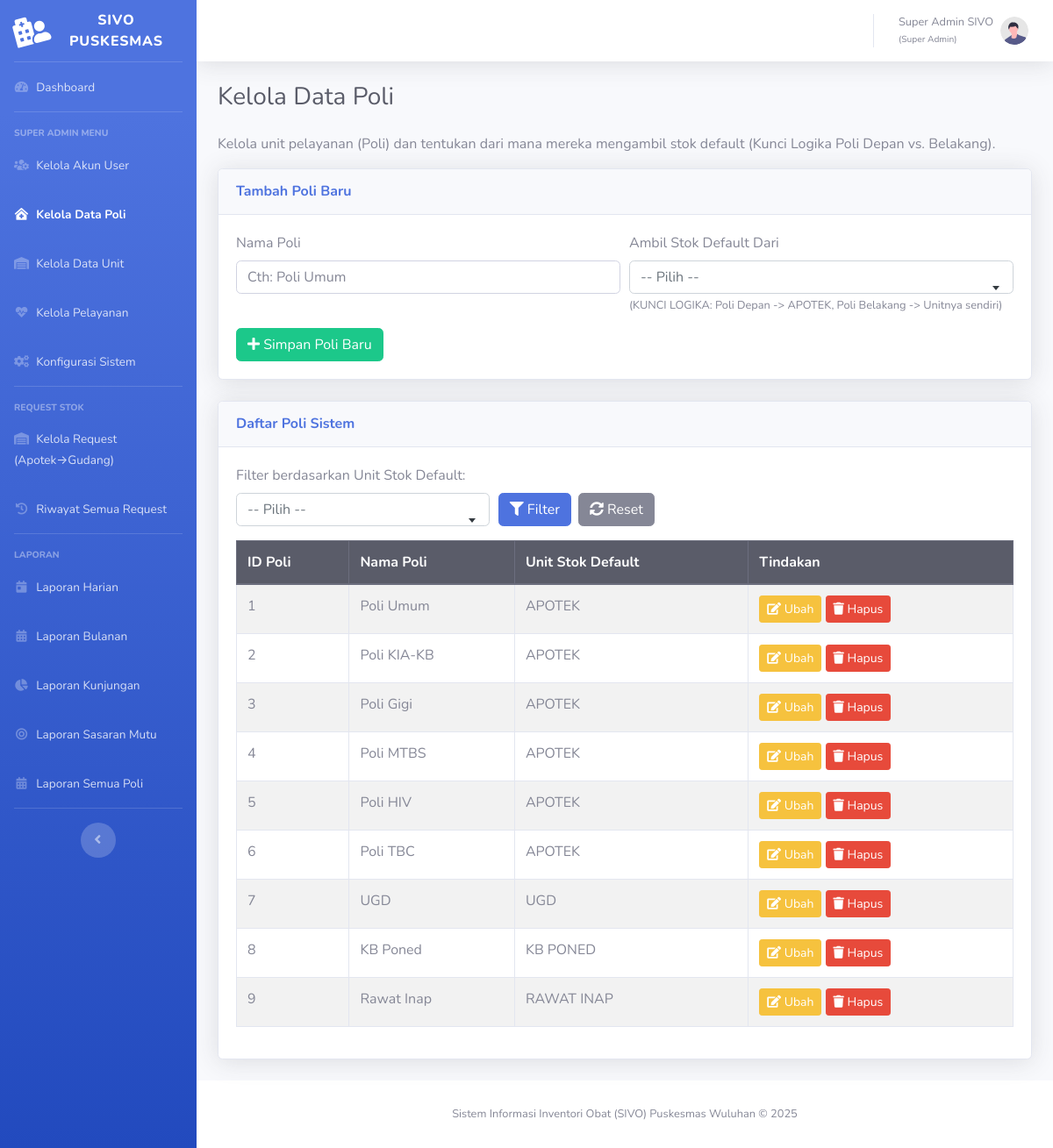
Screenshot of /master/data_poli.php (signed in) with the database file from the repository.
### tables this page shows
CREATE TABLE `tbl_poli` (
  `id_poli` int(11) NOT NULL,
  `id_unit_stok_default` int(11) NOT NULL COMMENT 'KUNCI #1: Link ke sumber stok Poli (Poli Gigi -> Apotek, UGD -> UGD)',
  `nama_poli` varchar(100) NOT NULL COMMENT 'Cth: Poli Umum, Poli Gigi, UGD, Rawat Inap'
);

CREATE TABLE `tbl_unit` (
  `id_unit` int(11) NOT NULL,
  `nama_unit` varchar(50) NOT NULL COMMENT 'Cth: GUDANG, APOTEK, UGD, RAWAT INAP, KB PONED'
);

### master/data_poli.php (the view, shortened to what this page needs)
<?php
require_once '../config.php';
$page_title = "Kelola Data Poli";
try {
    $filter_unit_id = isset($_GET['filter_unit']) ? $_GET['filter_unit'] : '';
    $sql_poli = "SELECT
                   p.id_poli,
                   p.nama_poli,
                   u.nama_unit AS nama_unit_default
                 FROM
                   tbl_poli p
                 JOIN
                   tbl_unit u ON p.id_unit_stok_default = u.id_unit";
    $params = [];
    $sql_poli .= " ORDER BY p.id_poli ASC";
    $stmt_poli_list = $pdo->prepare($sql_poli);
    $stmt_poli_list->execute($params);
    $polis = $stmt_poli_list->fetchAll();
} catch (PDOException $e) {
    die("Error mengambil data: " . $e->getMessage());
}
include '../templates/header.php';
?>
<main class="content">
    <h1 class="h3 mb-4 text-gray-800"><?php echo htmlspecialchars($page_title); ?></h1>
    <p>Kelola unit pelayanan (Poli) dan tentukan dari mana mereka mengambil stok default (Kunci Logika Poli Depan vs. Belakang).</p>
    <div class="card shadow mb-4">
        <div class="card-header py-3">
            <h6 class="m-0 font-weight-bold text-primary">Tambah Poli Baru</h6>
        </div>
        <div class="card-body">
            <form action="<?php echo BASE_URL; ?>master/proses_crud_poli.php" method="POST">
                <div class="form-row">
                    <div class="col-md-6">
                        <div class="form-group">
                            <label for="nama_poli">Nama Poli</label>
                            <input type="text" id="nama_poli" name="nama_poli" class="form-control" placeholder="Cth: Poli Umum" required>
                        </div>
                    </div>
                    <div class="col-md-6">
                         <div class="form-group">
                            <label for="id_unit_stok_default">Ambil Stok Default Dari</label>
                            <small class="form-text text-muted">(KUNCI LOGIKA: Poli Depan -> APOTEK, Poli Belakang -> Unitnya sendiri)</small>
                        </div>
                    </div>
                </div>
                <button type="submit" class="btn btn-success">
                    <i class="fas fa-plus"></i> Simpan Poli Baru
                </button>
            </form>
        </div>
    </div>
    <div class="card shadow mb-4">
        <div class="card-header py-3 d-flex flex-row align-items-center justify-content-between">
            <h6 class="m-0 font-weight-bold text-primary">Daftar Poli Sistem</h6>
        </div>
        <div class="card-body">
            <form action="<?php echo BASE_URL; ?>master/data_poli.php" method="GET" class="mb-3">
                <div class="form-row">
                    <div class="col-md-4">
                        <label for="filter_unit">Filter berdasarkan Unit Stok Default:</label>
                    </div>
                    <div class="col-md-4 d-flex align-items-end">
                        <button type="submit" class="btn btn-primary mr-2"><i class="fas fa-filter"></i> Filter</button>
                        <a href="<?php echo BASE_URL; ?>master/data_poli.php" class="btn btn-secondary"><i class="fas fa-sync-alt"></i> Reset</a>
                    </div>
                </div>
            </form>
            <div class="table-responsive">
                <table class="table table-bordered table-striped" id="dataTable" width="100%" cellspacing="0">
                    <thead class="thead-dark">
                        <tr>
                            <th>ID Poli</th>
                            <th>Nama Poli</th>
                            <th>Unit Stok Default</th>
                            <th>Tindakan</th>
                        </tr>
                    </thead>
                    <tbody>
                        <?php if (empty($polis)): ?>
                            <tr>
                                <td colspan="4" class="text-center">
                                    <?php echo empty($filter_unit_id) ? 'Belum ada data poli.' : 'Tidak ada data poli untuk unit yang difilter.'; ?>
                                </td>
                            </tr>
                        <?php else: ?>
                            <?php foreach ($polis as $poli): ?>
                                <tr>
                                    <td><?php echo $poli['id_poli']; ?></td>
                                    <td><?php echo htmlspecialchars($poli['nama_poli']); ?></td>
                                    <td><?php echo htmlspecialchars($poli['nama_unit_default']); ?></td>
                                    <td>
                                        <a href="#" class="btn btn-warning btn-sm">
                                            <i class="fas fa-edit"></i> Ubah
                                        </a>
                                        <a href="<?php echo BASE_URL; ?>master/proses_crud_poli.php?action=delete&id=<?php echo $poli['id_poli']; ?>"
                                           class="btn btn-danger btn-sm"
                                           onclick="return confirm('PERINGATAN! Menghapus poli ini bisa GAGAL jika masih terpakai oleh user atau data resep.\n\nLanjutkan menghapus poli (<?php echo htmlspecialchars($poli['nama_poli']); ?>)?');">
                                            <i class="fas fa-trash"></i> Hapus
                                        </a>
                                    </td>
                                </tr>
                            <?php endforeach; ?>
                        <?php endif; ?>
                    </tbody>
                </table>
            </div>
        </div>
    </div>
</main>
<?php
include '../templates/footer.php';
?>

### rows the page displays
tbl_poli: id_poli "1", nama_poli "Poli Umum", id_unit_stok_default.nama_unit "APOTEK"
tbl_poli: id_poli "2", nama_poli "Poli KIA-KB", id_unit_stok_default.nama_unit "APOTEK"
tbl_poli: id_poli "3", nama_poli "Poli Gigi", id_unit_stok_default.nama_unit "APOTEK"
tbl_poli: id_poli "4", nama_poli "Poli MTBS", id_unit_stok_default.nama_unit "APOTEK"
tbl_poli: id_poli "5", nama_poli "Poli HIV", id_unit_stok_default.nama_unit "APOTEK"
tbl_poli: id_poli "6", nama_poli "Poli TBC", id_unit_stok_default.nama_unit "APOTEK"
tbl_poli: id_poli "7", nama_poli "UGD", id_unit_stok_default.nama_unit "UGD"
tbl_poli: id_poli "8", nama_poli "KB Poned", id_unit_stok_default.nama_unit "KB PONED"
tbl_poli: id_poli "9", nama_poli "Rawat Inap", id_unit_stok_default.nama_unit "RAWAT INAP"

### other values shown
$_SESSION['nama_lengkap'] "Super Admin SIVO"
$_SESSION['role_nama'] "Super Admin"
$page_title "Kelola Data Poli"
